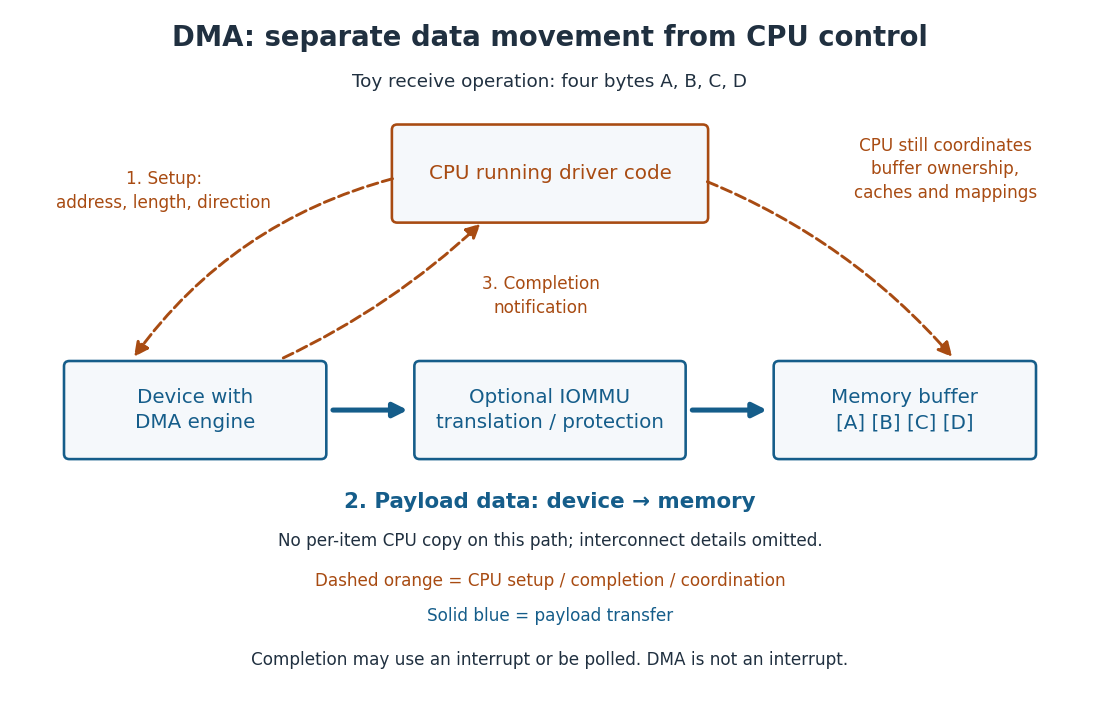

Write the Python code that produced this figure.
"""Draw schematic DMA payload and control paths; no real hardware operations.

Tested with Python 3.14.4, Matplotlib 3.10.7.
Run from _media; the opaque matching PNG is written to the current directory.
"""

from pathlib import Path

import matplotlib

matplotlib.use("Agg")
import matplotlib.pyplot as plt
from matplotlib.patches import FancyArrowPatch, FancyBboxPatch


def main():
    plt.rcParams.update({"font.family": "DejaVu Sans", "font.size": 12})
    fig, ax = plt.subplots(figsize=(10, 6.5), dpi=110, facecolor="white")
    ax.set(xlim=(0, 12), ylim=(0, 8))
    ax.axis("off")
    ink, blue, orange = "#203040", "#155d8a", "#a84b12"

    def text(x, y, label, size=12, color=ink, weight="normal", background=False):
        ax.text(x, y, label, ha="center", va="center", fontsize=size,
                color=color, weight=weight, linespacing=1.4, zorder=6,
                bbox=dict(facecolor="white", edgecolor="none", pad=2)
                if background else None)

    def box(x, y, w, h, label, color=blue):
        ax.add_patch(FancyBboxPatch((x, y), w, h, boxstyle="round,pad=0.06",
                                   facecolor="#f5f8fb", edgecolor=color, linewidth=1.7))
        text(x + w / 2, y + h / 2, label, 13, color)

    def arrow(start, end, control=False, curve=0):
        ax.add_patch(FancyArrowPatch(start, end, arrowstyle="-|>",
                                   mutation_scale=19, linewidth=1.9 if control else 3.3,
                                   linestyle="--" if control else "-",
                                   color=orange if control else blue,
                                   connectionstyle=f"arc3,rad={curve}"))

    text(6, 7.65, "DMA: separate data movement from CPU control", 18, weight="bold")
    text(6, 7.15, "Toy receive operation: four bytes A, B, C, D", 12)
    box(4.3, 5.6, 3.4, 1.0, "CPU running driver code", orange)
    box(0.65, 2.9, 2.8, 1.0, "Device with\nDMA engine")
    box(4.55, 2.9, 2.9, 1.0, "Optional IOMMU\ntranslation / protection")
    box(8.55, 2.9, 2.8, 1.0, "Memory buffer\n[A] [B] [C] [D]")

    arrow((4.28, 6.05), (1.35, 3.98), True, 0.18)
    text(1.7, 5.9, "1. Setup:\naddress, length, direction", 11, orange, background=True)
    arrow((3.0, 3.98), (5.25, 5.55), True, 0.08)
    text(5.9, 4.7, "3. Completion\nnotification", 11, orange, background=True)
    arrow((7.72, 6.02), (10.5, 3.98), True, -0.12)
    text(10.4, 6.15, "CPU still coordinates\nbuffer ownership,\ncaches and mappings", 11, orange, background=True)

    arrow((3.55, 3.4), (4.45, 3.4))
    arrow((7.55, 3.4), (8.45, 3.4))
    text(6, 2.35, "2. Payload data: device → memory", 14, blue, "bold")
    text(6, 1.9, "No per-item CPU copy on this path; interconnect details omitted.", 11)
    text(6, 1.45, "Dashed orange = CPU setup / completion / coordination", 11, orange)
    text(6, 1.05, "Solid blue = payload transfer", 11, blue)
    text(6, 0.55, "Completion may use an interrupt or be polled. DMA is not an interrupt.", 11)
    fig.subplots_adjust(left=0.01, right=0.99, bottom=0.01, top=0.99)
    fig.savefig(Path.cwd() / (Path(__file__).stem + ".png"),
                facecolor="white", transparent=False)
    plt.close(fig)


if __name__ == "__main__":
    main()
